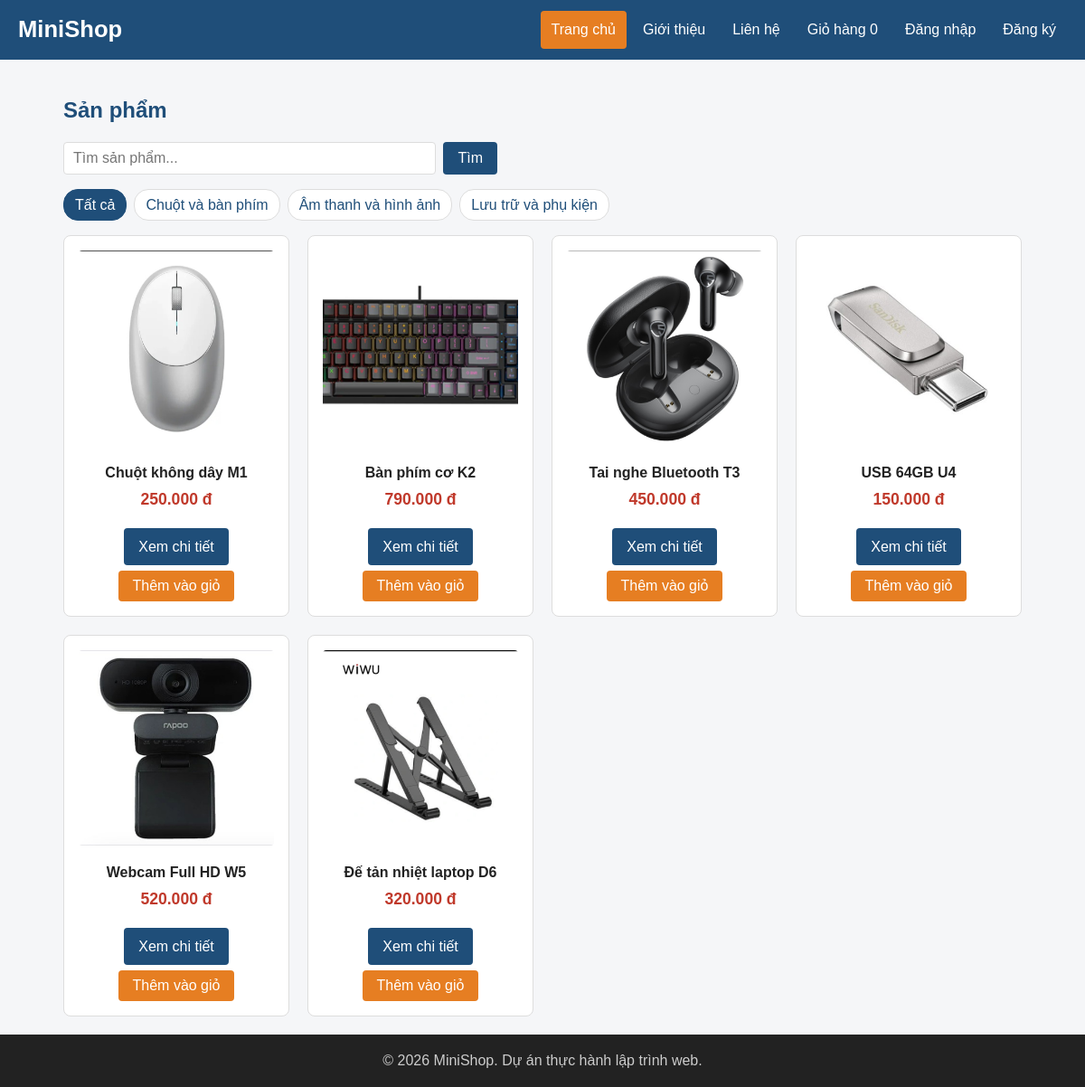
The page / on the database its author committed.
### tables this page shows
CREATE TABLE IF NOT EXISTS `categories` (
    `id` INT UNSIGNED NOT NULL AUTO_INCREMENT,
    `name` VARCHAR(100) NOT NULL,
    PRIMARY KEY (`id`)
);

CREATE TABLE IF NOT EXISTS `products` (
    `id` INT UNSIGNED NOT NULL AUTO_INCREMENT,
    `category_id` INT UNSIGNED NOT NULL,
    `name` VARCHAR(200) NOT NULL,
    `price` INT UNSIGNED NOT NULL,
    `description` TEXT,
    `image` VARCHAR(255) NOT NULL DEFAULT 'images/sp01.jpg',
    `stock` INT UNSIGNED NOT NULL DEFAULT 0,
    `created_at` DATETIME NOT NULL DEFAULT CURRENT_TIMESTAMP,
    PRIMARY KEY (`id`),
    CONSTRAINT `fk_products_category`
        FOREIGN KEY (`category_id`) REFERENCES `categories` (`id`)
);

### includes/init.php (called while the page is built, shortened)
<?php
function e($value): string
{
    return htmlspecialchars((string) $value, ENT_QUOTES | ENT_SUBSTITUTE, 'UTF-8');
}
function url(string $path = ''): string
{
    $scriptDirectory = str_replace('\\', '/', dirname($_SERVER['SCRIPT_NAME'] ?? '/'));
    $basePath = rtrim($scriptDirectory, '/');
    return $basePath . '/' . ltrim($path, '/');
}
function format_price($price): string
{
    return number_format((float) $price, 0, ',', '.') . ' đ';
}

### index.php (the view, shortened to what this page needs)
<?php
require __DIR__ . '/includes/init.php';
$categoryInput = $_GET['category'] ?? 0;
$categoryId = is_scalar($categoryInput) ? (int) $categoryInput : 0;
$keywordInput = $_GET['q'] ?? '';
$keyword = is_string($keywordInput) ? trim($keywordInput) : '';
$categories = $pdo->query('SELECT id, name FROM categories ORDER BY id')->fetchAll();
$sql = 'SELECT id, name, price, image FROM products';
$params = [];
$sql .= ' ORDER BY id';
$statement = $pdo->prepare($sql);
$statement->execute($params);
$products = $statement->fetchAll();
require __DIR__ . '/includes/header.php';
?>
<section>
    <h2>Sản phẩm</h2>
    <form action="<?= e(url('index.php')) ?>" method="get" class="search-form">
        <input type="search" name="q" value="<?= e($keyword) ?>" placeholder="Tìm sản phẩm...">
        <button type="submit" class="btn">Tìm</button>
    </form>
    <p class="category-bar">
        <a href="<?= e(url('index.php')) ?>" class="<?= $categoryId === 0 ? 'active' : '' ?>">Tất cả</a>
        <?php foreach ($categories as $category): ?>
            <a href="<?= e(url('index.php?category=' . $category['id'])) ?>"
               class="<?= $categoryId === (int) $category['id'] ? 'active' : '' ?>"><?= e($category['name']) ?></a>
        <?php endforeach; ?>
    </p>
    <div class="product-list">
        <?php foreach ($products as $product): ?>
            <article class="product-card">
                <img src="<?= e(url($product['image'])) ?>" alt="<?= e($product['name']) ?>">
                <h3><?= e($product['name']) ?></h3>
                <p class="price"><?= e(format_price($product['price'])) ?></p>
                <a href="<?= e(url('product.php?id=' . $product['id'])) ?>" class="btn">Xem chi tiết</a>
                <button type="button" class="btn btn-accent add-to-cart"
                        data-id="<?= e($product['id']) ?>">Thêm vào giỏ</button>
            </article>
        <?php endforeach; ?>
    </div>
</section>
<?php require __DIR__ . '/includes/footer.php'; ?>

### includes/header.php (shortened to what this page needs)
<!DOCTYPE html>
<html lang="vi">
<head>
    <link rel="stylesheet" href="<?= e(url('css/style.css')) ?>">
</head>
<body>
    <header class="site-header">
        <h1>MiniShop</h1>
        <nav class="main-nav">
            <a href="<?= e(url('index.php')) ?>"<?= basename($_SERVER['SCRIPT_NAME'] ?? '') === 'index.php' ? ' class="active"' : '' ?>>Trang chủ</a>
            <a href="<?= e(url('about.php')) ?>"<?= basename($_SERVER['SCRIPT_NAME'] ?? '') === 'about.php' ? ' class="active"' : '' ?>>Giới thiệu</a>
            <a href="<?= e(url('contact.php')) ?>"<?= basename($_SERVER['SCRIPT_NAME'] ?? '') === 'contact.php' ? ' class="active"' : '' ?>>Liên hệ</a>
            <a href="<?= e(url('cart.php')) ?>"<?= basename($_SERVER['SCRIPT_NAME'] ?? '') === 'cart.php' ? ' class="active"' : '' ?>>Giỏ hàng <span id="cart-count">0</span></a>
            <a href="<?= e(url('login.php')) ?>"<?= basename($_SERVER['SCRIPT_NAME'] ?? '') === 'login.php' ? ' class="active"' : '' ?>>Đăng nhập</a>
            <a href="<?= e(url('register.php')) ?>"<?= basename($_SERVER['SCRIPT_NAME'] ?? '') === 'register.php' ? ' class="active"' : '' ?>>Đăng ký</a>
        </nav>
    </header>
    <main>

### includes/footer.php
    </main>
    <footer class="site-footer">
        <p>&copy; 2026 MiniShop. Dự án thực hành lập trình web.</p>
    </footer>
</body>
</html>

### css/style.css (style rules this page uses)
:root { --primary: #1f4e79; --primary-dark: #163a5a; --accent: #e67e22; --accent-dark: #cf6d17; --text: #222222; --muted: #666666; --border: #dddddd; --bg: #f5f6f8; --white: #ffffff; --danger: #c0392b; }
* { box-sizing: border-box; }
body { margin: 0; font-family: Arial, Helvetica, sans-serif; font-size: 16px; line-height: 1.6; color: var(--text); background-color: var(--bg); }
h1, h2, h3 { line-height: 1.3; }
h2 { color: var(--primary); }
a { color: var(--primary); text-decoration: none; }
img { max-width: 100%; height: auto; }
.price { color: var(--danger); font-size: 1.1rem; font-weight: bold; }
main { max-width: 1100px; margin: 0 auto; padding: 20px; }
.site-header { display: flex; justify-content: space-between; align-items: center; flex-wrap: wrap; gap: 10px; padding: 12px 20px; background-color: var(--primary); color: var(--white); }
.site-header h1 { margin: 0; font-size: 1.6rem; }
.main-nav { display: flex; flex-wrap: wrap; gap: 6px; }
.main-nav a { padding: 8px 12px; border-radius: 4px; color: var(--white); }
.product-list { display: grid; grid-template-columns: repeat(4, 1fr); gap: 20px; }
.product-card { padding: 16px; border: 1px solid var(--border); border-radius: 8px; background-color: var(--white); text-align: center; transition: box-shadow 0.2s, transform 0.2s; }
.product-card img { width: 100%; aspect-ratio: 1 / 1; object-fit: cover; border-radius: 4px; }
.product-card h3 { margin: 12px 0 4px; font-size: 1rem; }
.product-card .price { margin: 0 0 12px; }
.btn { display: inline-block; padding: 8px 16px; border: none; border-radius: 4px; background-color: var(--primary); color: var(--white); font-size: 1rem; font-family: inherit; cursor: pointer; }
.btn-accent { background-color: var(--accent); }
.product-card .btn { margin-top: 6px; }
body { display: flex; flex-direction: column; min-height: 100vh; }
main { flex: 1; width: 100%; }
.site-footer { padding: 16px; background-color: var(--text); color: #cccccc; text-align: center; }
.site-footer p { margin: 0; }
.main-nav a.active { background-color: var(--accent); }
.search-form { display: flex; gap: 8px; max-width: 480px; margin-bottom: 12px; }
.search-form input { flex: 1; padding: 8px 10px; border: 1px solid var(--border); border-radius: 4px; font-size: 1rem; }
.category-bar { display: flex; flex-wrap: wrap; gap: 8px; }
.category-bar a { padding: 4px 12px; border: 1px solid var(--border); border-radius: 16px; background-color: var(--white); }
.category-bar a.active { border-color: var(--primary); background-color: var(--primary); color: var(--white); }

### rows shown on the page
categories: name "Chuột và bàn phím"
categories: name "Âm thanh và hình ảnh"
categories: name "Lưu trữ và phụ kiện"
products: image (picture), name "Chuột không dây M1", price "250.000 đ"
products: image (picture), name "Bàn phím cơ K2", price "790.000 đ"
products: image (picture), name "Tai nghe Bluetooth T3", price "450.000 đ"
products: image (picture), name "USB 64GB U4", price "150.000 đ"
products: image (picture), name "Webcam Full HD W5", price "520.000 đ"
products: image (picture), name "Đế tản nhiệt laptop D6", price "320.000 đ"
